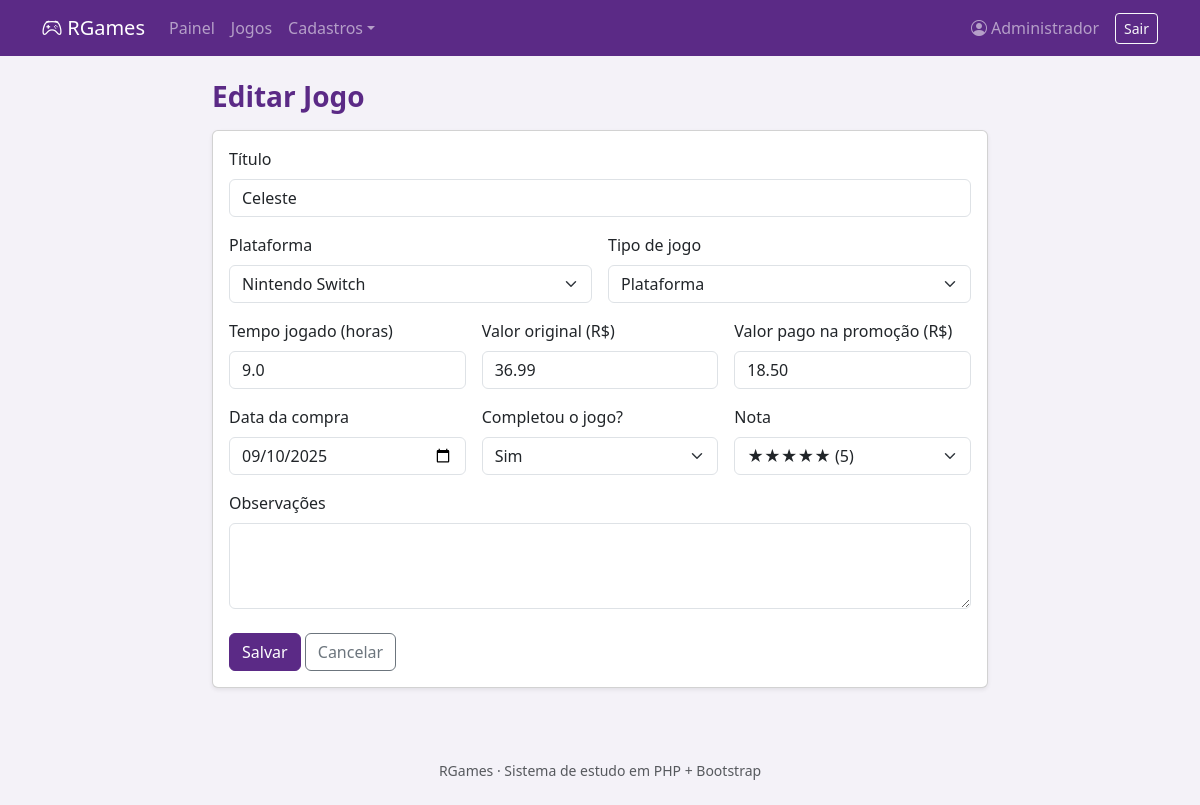
The page /jogo/form.php?id=2 (signed in) on the database its author committed.
### tables this page shows
CREATE TABLE jogo (
    id_jogo        INT AUTO_INCREMENT PRIMARY KEY,
    titulo         VARCHAR(120) NOT NULL,
    id_plataforma  INT NOT NULL,
    id_tipo_jogo   INT NOT NULL,
    tempo_jogado   DECIMAL(7,1) NOT NULL DEFAULT 0,    
    valor_original DECIMAL(10,2) NOT NULL DEFAULT 0,   
    valor_pago     DECIMAL(10,2) NOT NULL DEFAULT 0,   
    dt_compra      DATE NULL,
    completou      CHAR(1) NOT NULL DEFAULT 'N',       
    nota           TINYINT NULL,                       
    observacao     TEXT,
    ativo          CHAR(1) NOT NULL DEFAULT 'S',
    FOREIGN KEY (id_plataforma) REFERENCES plataforma(id_plataforma),
    FOREIGN KEY (id_tipo_jogo)  REFERENCES tipo_jogo(id_tipo_jogo)
);

CREATE TABLE plataforma (
    id_plataforma INT AUTO_INCREMENT PRIMARY KEY,
    nome          VARCHAR(60) NOT NULL,
    ativo         CHAR(1) NOT NULL DEFAULT 'S'
);

CREATE TABLE tipo_jogo (
    id_tipo_jogo INT AUTO_INCREMENT PRIMARY KEY,
    nome         VARCHAR(60) NOT NULL,
    ativo        CHAR(1) NOT NULL DEFAULT 'S'
);

### includes/funcoes.php (called while the page is built, shortened)
<?php
function h($valor) {
    return htmlspecialchars((string)$valor, ENT_QUOTES, 'UTF-8');
}

### jogo/form.php (the view, shortened to what this page needs)
<?php
require '../includes/conexao.php';
$id = $_GET['id'] ?? null;
$jogo = [
    'id_jogo'        => '',
    'titulo'         => '',
    'id_plataforma'  => '',
    'id_tipo_jogo'   => '',
    'tempo_jogado'   => '0',
    'valor_original' => '0',
    'valor_pago'     => '0',
    'dt_compra'      => date('Y-m-d'),
    'completou'      => 'N',
    'nota'           => '',
    'observacao'     => ''
];
if ($id) {
    $stmt = $pdo->prepare("SELECT * FROM jogo WHERE id_jogo = :id");
    $stmt->bindValue(':id', $id);
    $stmt->execute();
    $jogo = $stmt->fetch();
}
$stmt = $pdo->prepare("
    SELECT id_plataforma, nome FROM plataforma
    WHERE ativo = 'S' OR id_plataforma = :atual ORDER BY nome
");
$stmt->bindValue(':atual', (int)$jogo['id_plataforma']);
$stmt->execute();
$plataformas = $stmt->fetchAll();
$stmt = $pdo->prepare("
    SELECT id_tipo_jogo, nome FROM tipo_jogo
    WHERE ativo = 'S' OR id_tipo_jogo = :atual ORDER BY nome
");
$stmt->bindValue(':atual', (int)$jogo['id_tipo_jogo']);
$stmt->execute();
$tipos = $stmt->fetchAll();
require '../includes/header.php';
require '../includes/menu.php';
?>
<div class="container mt-4" style="max-width: 800px;">
    <h3 class="titulo-pagina mb-3"><?= $id ? 'Editar Jogo' : 'Novo Jogo' ?></h3>
    <div class="card shadow-sm">
        <div class="card-body">
            <form action="salvar.php" method="POST">
                <div class="row g-3">
                    <div class="col-12">
                        <label class="form-label">Título</label>
                        <input type="text" name="titulo" class="form-control" maxlength="120"
                               value="<?= h($jogo['titulo']) ?>" required>
                    </div>
                    <div class="col-md-6">
                        <label class="form-label">Plataforma</label>
                        <select name="id_plataforma" class="form-select" required>
                            <?php foreach ($plataformas as $p): ?>
                                <option value="<?= (int)$p['id_plataforma'] ?>"
                                    <?= $p['id_plataforma'] == $jogo['id_plataforma'] ? 'selected' : '' ?>>
                                    <?= h($p['nome']) ?>
                                </option>
                            <?php endforeach; ?>
                        </select>
                    </div>
                    <div class="col-md-6">
                        <label class="form-label">Tipo de jogo</label>
                        <select name="id_tipo_jogo" class="form-select" required>
                            <?php foreach ($tipos as $t): ?>
                                <option value="<?= (int)$t['id_tipo_jogo'] ?>"
                                    <?= $t['id_tipo_jogo'] == $jogo['id_tipo_jogo'] ? 'selected' : '' ?>>
                                    <?= h($t['nome']) ?>
                                </option>
                            <?php endforeach; ?>
                        </select>
                    </div>
                    <div class="col-md-4">
                        <label class="form-label">Tempo jogado (horas)</label>
                        <input type="number" name="tempo_jogado" class="form-control" step="0.1" min="0"
                               value="<?= h($jogo['tempo_jogado']) ?>" required>
                    </div>
                    <div class="col-md-4">
                        <label class="form-label">Valor original (R$)</label>
                        <input type="number" name="valor_original" class="form-control" step="0.01" min="0"
                               value="<?= h($jogo['valor_original']) ?>" required>
                    </div>
                    <div class="col-md-4">
                        <label class="form-label">Valor pago na promoção (R$)</label>
                        <input type="number" name="valor_pago" class="form-control" step="0.01" min="0"
                               value="<?= h($jogo['valor_pago']) ?>" required>
                    </div>
                    <div class="col-md-4">
                        <label class="form-label">Data da compra</label>
                        <input type="date" name="dt_compra" class="form-control"
                               value="<?= h($jogo['dt_compra']) ?>">
                    </div>
                    <div class="col-md-4">
                        <label class="form-label">Completou o jogo?</label>
                        <select name="completou" class="form-select">
                            <option value="S" <?= $jogo['completou'] == 'S' ? 'selected' : '' ?>>Sim</option>
                        </select>
                    </div>
                    <div class="col-md-4">
                        <label class="form-label">Nota</label>
                        <select name="nota" class="form-select">
                            <?php for ($i = 1; $i <= 5; $i++): ?>
                                <option value="<?= $i ?>" <?= $jogo['nota'] == $i ? 'selected' : '' ?>>
                                    <?= str_repeat('★', $i) ?> (<?= $i ?>)
                                </option>
                            <?php endfor; ?>
                        </select>
                    </div>
                    <div class="col-12">
                        <label class="form-label">Observações</label>
                        <textarea name="observacao" class="form-control" rows="3"><?= h($jogo['observacao']) ?></textarea>
                    </div>
                </div>
                <div class="mt-4">
                    <button type="submit" class="btn btn-rgames">Salvar</button>
                    <a href="listar.php" class="btn btn-outline-secondary">Cancelar</a>
                </div>
            </form>
        </div>
    </div>
</div>
<?php require '../includes/footer.php'; ?>

### css/estilo.css (style rules this page uses)
:root { --rg-roxo: #5B2A86; --rg-roxo-escuro: #43206a; --rg-destaque: #FF9F1C; }
body { background-color: #f4f2f8; }
.btn-rgames { background-color: var(--rg-roxo); border-color: var(--rg-roxo); color: #fff; }
.titulo-pagina { color: var(--rg-roxo); font-weight: 600; }

### rows shown on the page
jogo: titulo "Celeste", id_plataforma "Nintendo Switch", id_tipo_jogo "Plataforma", tempo_jogado "9.0", valor_original "36.99", valor_pago "18.50", dt_compra "09/10/2025", completou "Sim", nota "★★★★★ (5)"

### other values the page prints
$_SESSION['usuario']['nome'] "Administrador"
